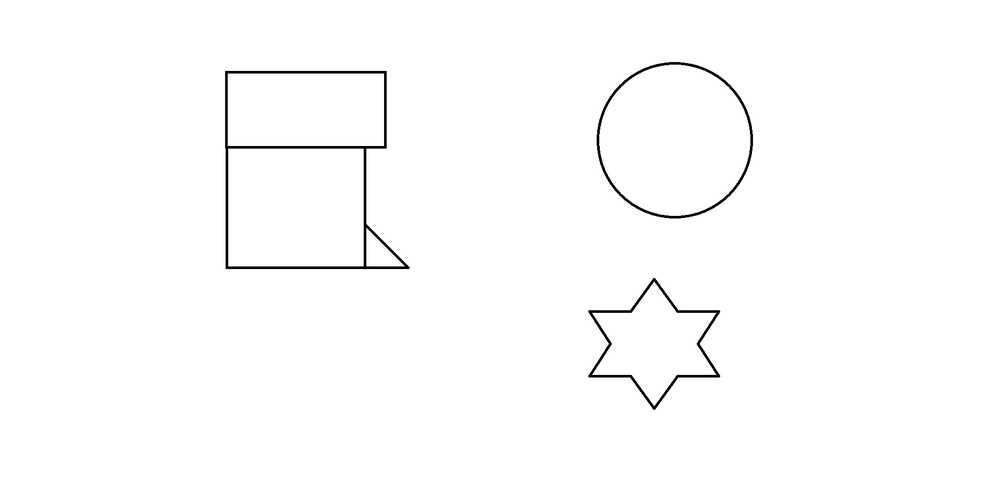
#> input picture pictures/loadtest.png, 1000 x 499 px, shrunk from 1919 x 957 before the run, found by its file name
$ python lines.py
#> lines starting #> are read from the running program, lines starting #| are printed output that depends on the picture
from skimage.measure import approximate_polygon, find_contours
import numpy as np
import cv2

img = cv2.imread('loadtest.png', 0)
#> img is the input picture: shape (499, 1000); min 0, max 255, mean 252.5
contours = find_contours(img, 0)
#> contours = 423 point arrays, longest 359 points

result_contour = np.zeros(img.shape + (3, ), np.uint8)
result_polygon1 = np.zeros(img.shape + (3, ), np.uint8)
result_polygon2 = np.zeros(img.shape + (3, ), np.uint8)

for contour in contours:
    print('Contour shape:', contour.shape)

    # reduce the number of lines by approximating polygons
    polygon1 = approximate_polygon(contour, tolerance=2.5)
    print('Polygon 1 shape:', polygon1.shape)

    # increase tolerance to further reduce number of lines
    polygon2 = approximate_polygon(contour, tolerance=15)
    print('Polygon 2 shape:', polygon2.shape)

    contour = contour.astype(np.int32).tolist()
    polygon1 = polygon1.astype(np.int32).tolist()
    polygon2 = polygon2.astype(np.int32).tolist()

    # draw contour lines
    for idx, coords in enumerate(contour[:-1]):
        y1, x1, y2, x2 = coords + contour[idx + 1]
        result_contour = cv2.line(result_contour, (x1, y1), (x2, y2),
                                  (0, 255, 0), 1)
    # draw polygon 1 lines
    for idx, coords in enumerate(polygon1[:-1]):
        y1, x1, y2, x2 = coords + polygon1[idx + 1]
        result_polygon1 = cv2.line(result_polygon1, (x1, y1), (x2, y2),
                                   (0, 255, 0), 1)
    # draw polygon 2 lines
    for idx, coords in enumerate(polygon2[:-1]):
        y1, x1, y2, x2 = coords + polygon2[idx + 1]
        result_polygon2 = cv2.line(result_polygon2, (x1, y1), (x2, y2),
                                   (0, 255, 0), 1)
#> this loop made 423 passes
#> (contour, polygon2) on passes 3, 5, 6: ([[72, 710], [71, 709], [72, 710]], [[72, 710], [72, 710]]), ([[72, 385], [73, 385], [72, 385]], [[72, 385], [72, 385]]), ([[73, 226], [74, 226], [73, 226]], [[73, 226], [73, 226]])
#> (printed output is left out)
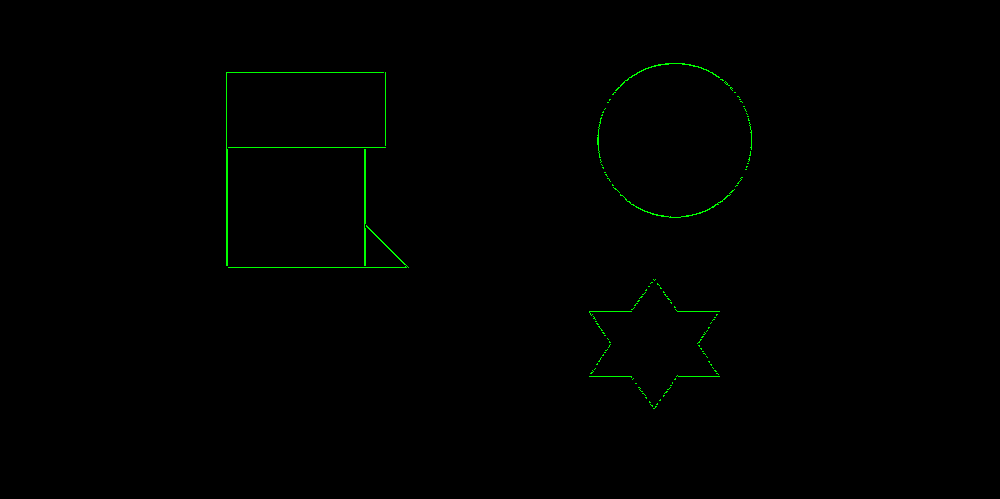
#> result_contour: shape (499, 1000, 3); mean of channels 0, 1, 2 0, 1.1, 0; drawn as B, G, R

cv2.imwrite('contour_lines.png', result_contour)
cv2.imwrite('polygon1_lines.png', result_polygon1)
cv2.imwrite('polygon2_lines.png', result_polygon2)
